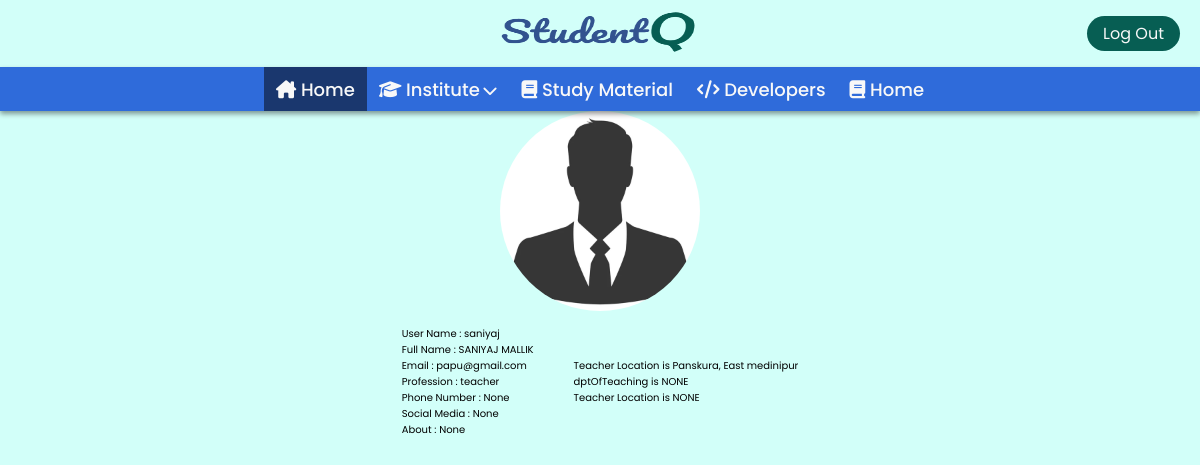
The app's page /profile/2/ (signed in) with its own data.
### Base/models.py (models this page shows, shortened)
class Profile(models.Model):
    user = models.OneToOneField(User, null=True,blank = True, on_delete=models.CASCADE)
    fullName = models.CharField(max_length = 200, null=True)
    email = models.EmailField(max_length =100, null=True)
    role = models.CharField(max_length= 50)
    phNo = models.CharField(max_length=20, null=True)
    socialId = models.CharField(max_length=200, null=True)
    desc =models.TextField(null = True)
    dp = models.ImageField(null = True, blank = True, default='bydefault.jpg', upload_to="media")

class Teacher(models.Model):
    teacher_userid  = models.CharField(max_length=200)
    location = models.CharField(max_length=200, null=True)
    dptOfTeaching = models.CharField(max_length=200, null=True)
    qualification = models.CharField(max_length=200, null=True)

### Base/views.py (the view)
# urls.py: path('profile/<str:id>/', views.profile, name='profile'),
@login_required(login_url='login')
def profile(request,id):
    context = {}
    if request.user.is_authenticated:
        profileUser = User.objects.get(id = id)
        print(profileUser.username)
        context['profileUser'] = profileUser
        dp = profileUser.profile.dp
        context['dp'] = dp
        print(dp)
        if profileUser.profile.role == 'student':
            student = Student.objects.get(student_userid  = id)
            context["student"] = student
        elif profileUser.profile.role == 'teacher':
            teacher = Teacher.objects.get(teacher_userid  = id)
            context["teacher"] = teacher
        if profileUser.profile.role == 'owner':
            owner = Owner.objects.get(mess_userid  = id)
            context["owner"] = owner
    return render(request, 'profile.html', context)

### Base/templates/profile.html (shortened to what this page needs)
{% extends 'main.html' %}
{% load static %}
{% block body %}
<div class="main">
    <div class="profile-pic"><img src="{{dp.url}}" alt="{{profileUser.profile.fullName | upper}}"></div>
    <div class="details-main">
        <div class="details-left box">
            <div>User Name : {{profileUser.username}} </div>
            <div>Full Name : {{profileUser.profile.fullName | upper}} </div>
            <div>Email : {{profileUser.profile.email}} </div>
            <div>Profession : {{profileUser.profile.role}} </div>
            <div>Phone Number : {{profileUser.profile.phNo}} </div>
            <div>Social Media : {{profileUser.profile.socialId}}
            </div>
            <div>About : {{profileUser.profile.desc}} </div>
        </div>
        <div class="details-right box">
            {% if profileUser.profile.role == 'teacher' %}
            Teacher Location is <span>{{ teacher.location|capfirst }}</span>
            <br />
            dptOfTeaching is <span>{{ teacher.dptOfTeaching|upper }}</span>
            <br />
            Teacher Location is <span>{{ teacher.qualification|upper }}</span>
            <br />
            {% endif %}
        </div>
    </div>
</div>
{% endblock %}

### static/mStyle/main.css (style rules this page uses)
:root { --light-green-theme: #D2FFF9; --light-blue: #669CFF; --main-blue: #2F6BDA; --dark-blue: #1a376e; --light-dark-blue: #083891; --theme-clr: #075E53; --theme-clr-light: #178274; --hover-green: #094a42; --black: #000; --white: #fff; --drk-white: #f8f8f8; --light-gray: #d9d9d9; --placeholder-clr: #707070; --main-yellow: #FFE454; --font-primary: 'Poppins', sans-serif; --font-secondary: 'Righteous', cursive; }
*::placeholder { color: var(--placeholder-clr); }
*, *::before, *::after { margin: 0; padding: 0; box-sizing: border-box; scrollbar-width: thin; scrollbar-color: var(--theme-clr) var(--light-gray); }
html { font-size: 62.5%; overflow-x: hidden; }
body { min-height: 100vh; font-family: 'Poppins', sans-serif; overflow-x: hidden; background: var(--light-green-theme); }

### Base/templates/profile.html (style rules this page uses)
.main { display: flex; justify-content: center; align-items: center; flex-direction: column; }
.details-main { display: flex; justify-content: center; align-items: center; }
.box { margin: 10px 20px; }
img { width: 200px; height: 200px; border-radius: 50%; }

### records on screen
Teacher: location "Panskura, East medinipur", dptOfTeaching "NONE", qualification "NONE"

### other values on screen
{{ profileUser.username }} "saniyaj"
{{ profileUser.profile.fullName | upper }} "SANIYAJ MALLIK"
{{ profileUser.profile.email }} "papu@gmail.com"
{{ profileUser.profile.role }} "teacher"
{{ profileUser.profile.phNo }} "None"
{{ profileUser.profile.socialId }} "None"
{{ profileUser.profile.desc }} "None"
